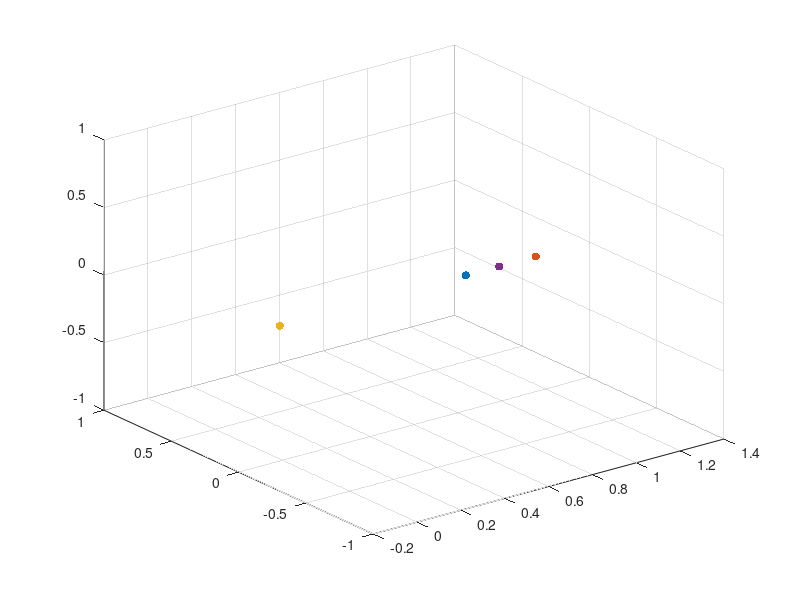

MATLAB code to generate this figure: (Note: this script raises an error after producing the figure.)
clear; clc; close all;

%% Constants and IC

G = 6.67408 * 10^-11; % m3/(kgs2)
G = G / (10^9); % km3/(kgs2)

% Earth
mu_earth = 398600.435507; % km3/s2
a_earth = 149598023; % km
e_earth = 0.016708617;
mass_earth = mu_earth / G; % kg

% Moon
mu_moon = 4902.800118; % km3/s2
a_moon = 384400; % km
e_moon = 0.05490;
mass_moon = mu_moon / G; % kg

% Earth-Moon system
mass_ratio_em = mass_moon / (mass_earth + mass_moon);
m_star_em = mass_earth + mass_moon;
l_star_em = a_moon;
t_star_em = sqrt(l_star_em^3/(G * m_star_em));

mu = mass_ratio_em;

halo_orbits = load("V_family_halo_L1.mat").V_family;
em_eq_pts = load("eq_points.mat").em_eq_pts;

l2_pos = [em_eq_pts(2,:), 0];
l1_pos = [em_eq_pts(1,:), 0];
p1_pos = [-mu, 0, 0];
p2_pos = [1-mu, 0, 0];

figure(1)
scatter3(l1_pos(1), l1_pos(2), 0, 'filled', 'red')
hold on
scatter3(l2_pos(1), l2_pos(2), 0, 'filled', 'red')
scatter3(p1_pos(1), p1_pos(2), 0, 'filled', 'blue')
scatter3(p2_pos(1), p2_pos(2), 0, 'filled', 'black')

% Set options for ode113
options = odeset('RelTol', 1e-12, 'AbsTol', 1e-12);

n = 1;

[tout_halo, xout_halo] = ode113(@(t,state)CR3BP(state, mu), [0, halo_orbits(7,n)], halo_orbits(1:6,n), options);
plot3(xout_halo(:,1), xout_halo(:,2), xout_halo(:,3), 'LineWidth',2)

lyapunov_orbits = load("V_family_L2_Lyapunov_orbits.mat").V_family;
[tout_lyapunov, xout_lyapunov] = ode113(@(t,state)CR3BP(state, mu), [0, lyapunov_orbits(7,end-3)], lyapunov_orbits(1:6,end-3), options);
plot3(xout_lyapunov(:,1), xout_lyapunov(:,2), xout_lyapunov(:,3), 'LineWidth',2)

legend("L1", "L2", "Earth", "Moon", "Initial Halo Orbit")
title("Initial Halo Orbit (Low Inclination)")
xlabel('$$\hat{x}$$','Interpreter','Latex', 'FontSize',18)
ylabel('$$\hat{y}$$','Interpreter','Latex', 'FontSize',18)
zlabel('$$\hat{z}$$','Interpreter','Latex', 'FontSize',18)
